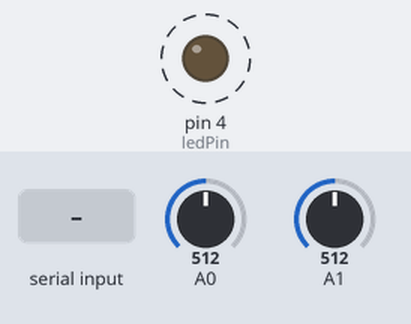
A sketch run on a simulated Arduino Uno, built with avr-gcc and run on an emulated ATmega328P. Parts: output pins drawn as LEDs (lit = HIGH). Dashed ring = blinking. The test bench sets the inputs (shaded band); at power-on: A0 = 512, A1 = 512. What the sketch prints to the serial monitor is not drawn.

Above: at 1.2 s.
1.3 s: "m" received over Serial
4.3 s: "s" received over Serial
Timing chart, 0 to 16.3 s (numbered marks = the images above; inputs shaded):
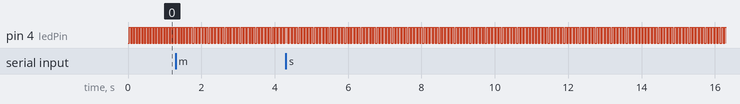

Measured:
- by itself, pin 4 (ledPin): alternates HIGH for 0.04 s and LOW for 0.04 s

The sketch:

ChooseMode_MasterOrSlave.ino
```cpp
/**
 * A Mirf example to test the latency between two Ardunio.
 *
 * Pins:
 * Hardware SPI:
 * MISO -> 12
 * MOSI -> 11
 * SCK -> 13
 *
 * Configurable:
 * CE -> 8
 * CSN -> 7
 *
 * Note: To see best case latency comment out all Serial.println
 * statements not displaying the result and load
 * 'ping_server_interupt' on the server.
 */

#include <SPI.h>
#include <Mirf.h>
#include <nRF24L01.h>
#include <MirfHardwareSpiDriver.h>
#include <MathUtilities.h>
#include <Timer.h>
#include <avr/wdt.h> //Include watchdog timer

struct DataToComunicatio {
  int HS;
  int Speed;
  int Position;
  //byte GoToLeftOrRight;
  //byte GoToForwardOrBackward;
};

DataToComunicatio RFCtrl;
char incomingChar;
char stringToSend[5];
int TransmitOrReciveMode = 0;

Timer tmrChangeLedStatus;
Timer tmrFaultTMO;
int ledPin = 4;
boolean ledPinValue = 0;
unsigned long ValueToBeWrite = 77;
unsigned long ValueToBeRead = 0;

void setup(){
  wdt_enable(WDTO_2S); //Enable watchdog timer - 2 seconds
  Serial.begin(9600);
  pinMode(ledPin, OUTPUT);

  Mirf.csnPin = 10;
  Mirf.cePin = 9;
  Mirf.spi = &MirfHardwareSpi;
  Mirf.init();
  //Mirf.setRADDR((byte *)"clie1"); //Configure reciving address.
  //Mirf.setTADDR((byte *)"serv1");
  Mirf.payload = sizeof(RFCtrl);
  Mirf.config();
  Serial.println("Setupping... ");


}

void loop()
{
  //----------------- Blink ----------------------
  tmrChangeLedStatus.start(30);
  if (tmrChangeLedStatus.done())
  {
    tmrChangeLedStatus.stop();
    ledPinValue = !ledPinValue;
    if (ledPinValue)
    {analogWrite(ledPin, 130);}//0 - 255 (130 is the smaller value to the LED)
    else
    {analogWrite(ledPin, 0);}
    //digitalWrite(ledPin, ledPinValue);
  }
  //----------------- Blink ----------------------


  //----------- Serial Mode Selection -----------
  if (Serial.available() )
  {
  while (Serial.available() > 0)
  {
     //Serial.write(Serial.read());
     incomingChar = Serial.read();
     if (incomingChar == 'm')
     {
     Serial.println("Master Mode (Primary Transmiter Mode)");
     TransmitOrReciveMode =1;
     RFCtrl.HS = 555;
     }
     if (incomingChar == 's')
     {
     Serial.println("Slave Mode (Primary Reciver Mode)");
     TransmitOrReciveMode = 2;
     RFCtrl.HS = 555;
     }
     if (incomingChar == 'r')
     {
     Serial.println("Reciver Mode (Reciver Mode Only)");
     TransmitOrReciveMode = 3;
     }
     if (incomingChar == 'd') //Master Mode - Request (d)ata from Slave
     {
     Serial.println("Master Mode - Request data from Slave)");
     TransmitOrReciveMode = -1;
     RFCtrl.HS = 999;
     }
  }
  }
  //----------- Serial Mode Selection -----------


  Serial.print("HS Code: ");
  Serial.println(RFCtrl.HS);


  //--------- Master Mode - Primary Transm. mode --------
  if (TransmitOrReciveMode == 1 || TransmitOrReciveMode == -1)
  {

  if (RFCtrl.HS == 555 || !Mirf.dataReady())
  {
  Mirf.setRADDR((byte *)"serv1");
  Mirf.setTADDR((byte *)"clie1");

  RFCtrl.Speed = analogRead(1);
  RFCtrl.Position = analogRead(0);
  if(!Mirf.isSending())
  {Mirf.send((byte *)&RFCtrl);}

  if(Mirf.isSending())
  {
    tmrFaultTMO.start(1000);
    if (tmrFaultTMO.done())
    {
      tmrFaultTMO.stop();
      Serial.println("Fail sending");
      //break;
    }
  }
  else{tmrFaultTMO.stop();}
  }


  if (RFCtrl.HS == 999) //
  {
  //Serial.println("Pega ratao1");
  if(!Mirf.isSending() && Mirf.dataReady())
  {
  //Serial.println("Pega ratao 2");
  Mirf.getData((byte *) &RFCtrl);
  //Serial.print("Value Read: ");
  //Serial.println(RFCtrl.Speed);

  if (RFCtrl.HS == -999)
  {
    Serial.print("Recived data from Slave - Sucessuful");
  }
  else {Serial.print("Recived data from Slave - Fail");}
  TransmitOrReciveMode = 1;
  Serial.print("Finished 'Request Data Mode'");
  }
  }


  }
  //--------- Master Mode - Primary Transm. mode --------


  //--------- Slave Mode - Primary Reciv. mode ----------
  if (TransmitOrReciveMode == 2)
  {
  Mirf.setRADDR((byte *)"clie1");
  Mirf.setTADDR((byte *)"serv1");

  //Serial.print("HS Code: ");
  //Serial.println(RFCtrl.HS);
  //Serial.println("Pega ratao3");
  if(!Mirf.isSending() && Mirf.dataReady() && RFCtrl.HS == 555) //555 -> Listen Mode
  {
  //Serial.println("Pega ratao4");
  Mirf.getData((byte *) &RFCtrl);
  Serial.print("Speed Read: ");
  Serial.println(RFCtrl.Speed);
  //Serial.print("HS Read: ");
  //Serial.println(RFCtrl.HS);
  }
  //--- if the master requet data, so we must answer ---
  if (RFCtrl.HS == 999)
  {
  //Serial.println("Pega ratao5");
  if(!Mirf.isSending())
  {Mirf.send((byte *)&RFCtrl);}
  if(Mirf.isSending())
  {
  Serial.println("Trying Answer!");
  //Serial.println("Pega ratao6");
    tmrFaultTMO.start(1000);
    if (tmrFaultTMO.done())
    {
      tmrFaultTMO.stop();
      Serial.println("Fail sending");
      //break;
    }
  }
  else
  {
  tmrFaultTMO.stop();
  RFCtrl.HS = 555;
  Serial.println("Sucessuful sending");
  }

  }
  //--- if the master requet data, so we must answer ---
  }
  //--------- Slave Mode - Primary Reciv. mode ----------


  //---------------- Reciver mode Only ------------------
  if (TransmitOrReciveMode == 3)
  {
  Mirf.setRADDR((byte *)"clie1");
  //Mirf.setTADDR((byte *)"serv1");

  if(!Mirf.isSending() && Mirf.dataReady())
  {
  Mirf.getData((byte *) &RFCtrl);
  Serial.print("Value Read: ");
  Serial.println(RFCtrl.Speed);
  }

  }
  //---------------- Reciver mode Only ------------------

  wdt_reset();
}
```
